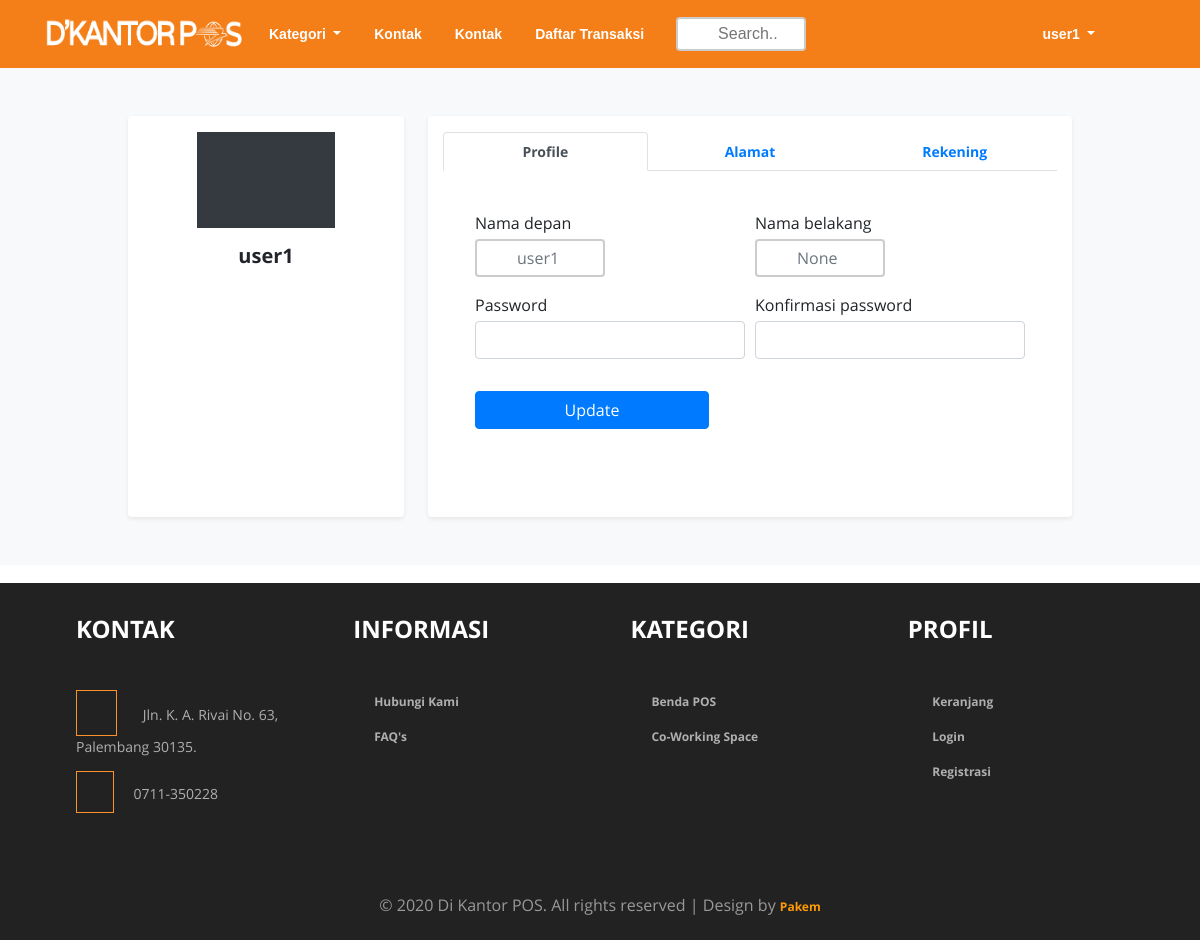
The page /profil/ (signed in) on the database its author committed.
### website/models.py (models this page shows)
class User(AbstractUser):
    id = models.UUIDField(primary_key=True, default=uuid.uuid4, editable=False)
    username = None
    email = CustomEmailField(_('email'), unique=True, max_length=64)
    first_name = models.CharField(_('nama depan'), max_length=64)
    last_name = models.CharField(_('nama belakang'), max_length=64, null=True, blank=True)
    hp = models.CharField(_('hp'), max_length=14)
    password = models.CharField(_('password'), max_length=64)
    created_at = models.DateTimeField(auto_now_add=True)
    keranjang = models.ForeignKey(
        Keranjang,
        default=None,
        on_delete=models.CASCADE,
        null=True
    )
    USERNAME_FIELD = 'email'
    REQUIRED_FIELDS = []
    objects = managers.UserManager()
    def __str__(self):
        if self.first_name == '':
            return self.email
        return self.first_name+' '+ (self.last_name if self.last_name else '')

### website/views.py (the view)
# urls.py: path('profil/', views.profil, name='profil'),
@login_required
def profil(request):
     return render(request, 'user/profil.html')

### website/context_processors.py (called while the page is built)
def kategori(request):
    return {'daftar_kategori': models.Kategori.objects.all()}

### website/templates/user/profil.html (shortened to what this page needs)
{% extends 'base.html' %}
{% load static %}
{% block content %}
<div class="container-fluid bg-light py-5">
	<div class="px-5">
		<div class="row">
			<div class="col-3 bg-white py-3 ml-auto shadow-sm rounded">
				<div class="row">
					<div class="col-6 bg-dark py-5 mx-auto"></div>
				</div>
				<h5 class="text-center mt-3 mb-2">{{ user }}</h5>
			</div>
			<div class="col-7 bg-white py-3 ml-4 mr-auto shadow-sm rounded">
					<ul class="nav nav-tabs  nav-justified">
						<li class="nav-item">
							<a class="nav-link active"  id="nav-profile-tab" data-toggle="tab" href="#nav-profile" role="tab"
							aria-controls="nav-profile" aria-selected="true">Profile</a>
						</li>
						<li class="nav-item">
							<a class="nav-link" id="nav-alamat-tab" data-toggle="tab" href="#nav-alamat" role="tab"
							aria-controls="nav-alamat" aria-selected="false">Alamat</a>
						</li>
						<li class="nav-item">
							<a class="nav-link" id="nav-rekening-tab" data-toggle="tab" href="#nav-rekening" role="tab"
							aria-controls="nav-rekening" aria-selected="false">Rekening</a>
						</li>
					</ul>
				<div class="tab-content py-3 px-2" id="nav-tabContent">
					<div class="tab-pane fade show active" id="nav-profile" role="tabpanel" aria-labelledby="nav-profile-tab">
						<div class="py-4 px-4">
							<form>
								<div class="form-row">
									<div class="form-group col">
											<label class="mb-1"> Nama depan </label>
											<input type="text" class="form-control" placeholder="{{ user.first_name }}">
									</div>
									<div class="form-group col">
											<label class="mb-1"> Nama belakang </label>
											<input type="text" class="form-control" placeholder="{{ user.last_name }}">
									</div>
								</div>
								<div class="form-row">
									<div class="form-group col">
											<label class="mb-1"> Password </label>
											<input type="password" class="form-control" placeholder="">
									</div>
									<div class="form-group col">
											<label class="mb-1"> Konfirmasi password </label>
											<input type="password" class="form-control" placeholder="">
									</div>
								</div>
								<div class="form-row">
									<div class="col-2 py-3 mb-3">
										<input class="btn btn-primary ml-auto" value="Update">
									</div>
								</div>
							</form>
						</div>
					</div>
				</div>
			</div>
		</div>
	</div>
</div>
{% endblock %}

### website/templates/base.html (shortened to what this page needs)
{% load static %}
<!DOCTYPE html>
<html>
<head>
    <link href="{% static 'website/bootstrap-4.5.2/css/bootstrap.css' %}" rel="stylesheet" type="text/css"
    media="all" />
    <link href="{% static 'website/css/bootstrap_extra.css' %}" rel="stylesheet" type="text/css" media="all" />
    <link href="{% static 'website/css/style.css' %}" rel="stylesheet" type="text/css" media="all" />
    <link href="{% static 'website/css/font-awesome.css' %}" rel="stylesheet">
    <link href="{% static 'website/css/FONT_raleway.css' %}" rel='stylesheet' type='text/css'>
    <link href="{% static 'website/css/FONT_open_sans.css' %}" rel='stylesheet' type='text/css'>
  </head>
<body>
<nav class="navbar navbar-expand-lg navigation-agileits navbar-dark">
    <div class="container">
        <a class="navbar-brand" href="{% url 'index' %}">
            <img src="{% static 'website/images/dkantorpos.png' %}" alt="" style="width: 200px; height: 40px;">
        </a>
        <div class="collapse navbar-collapse" id="main_nav">
            <ul class="navbar-nav">
                    <li class="nav-item dropdown">
                        <a class="nav-link dropdown-toggle text-white" href="#" id="navbarDropdown" role="button"
                        data-toggle="dropdown" aria-haspopup="true" aria-expanded="false">
                            Kategori
                        </a>
                    </li>
                    <li class="nav-item"><a class="nav-link text-white" href="{% url 'contact' %}">Kontak</a></li>
                    <li class="nav-item"><a class="nav-link text-white" href="{% url 'contact' %}">Kontak</a></li>
                    {% if user.is_authenticated %}
                        <li class="nav-item"><a class="nav-link text-white" href="{% url 'daftar_transaksi' %}"> Daftar Transaksi</a></li>
                    {% endif %}
            </ul>
            <form action="{% url 'search' %}" method="POST" class="form-inline ml-4 lg-form my-2 my-lg-0">
                    <input type="text" name="name" placeholder="Search.." class="form-control-sm">
            </form>
            <ul class="navbar-nav ml-auto align-items-center">
                    {% if user.is_authenticated %}
                    <li class="dropdown nav-item">
                        <a href="#" class="dropdown-toggle nav-link text-white" data-toggle="dropdown">
                            {{ user }}<b class="caret"></b>
                        </a>
                    </li>
                    {% else %}
                    <li class="nav-item"><a class="nav-link text-white" href="{% url 'register' %}">Registrasi</a></li>
                    <li class="ml-0 nav-item"><a class="nav-link text-white" href="{% url 'login' %}">Masuk</a></li>
                    {% endif %}
                    <li class="nav-item">
                        <a class="nav-link text-white" href="{% url 'keranjang' %}" style="font-size: 24px;">
                            <i class="fa fa-shopping-cart" aria-hidden="true"></i>
                        </a>
                    </li>
            </ul>
        </div>
    </div>
</nav>
<div id="content py-2">
    {% block content %}{% endblock %}
</div>
<div class="footer">
    <div class="container">
        <div class="row ml-3">
            <div class="col-sm-12 col-md-3 w3_footer_grid">
                <h3>Kontak</h3>
                <ul class="address">
                    <li>
                        <i class="fa fa-map-marker" style="font-size: 22px;" aria-hidden="true"></i>
                        Jln. K. A. Rivai No. 63, Palembang 30135.
                    </li>
                    <li><i class="fa fa-phone" style="font-size: 20px;" aria-hidden="true"></i>0711-350228</li>
                </ul>
            </div>
            <div class="col-sm-12 col-md-3 w3_footer_grid">
                <h3>Informasi</h3>
                <ul class="info">
                    <li><i class="fa fa-arrow-right" aria-hidden="true"></i><a href="{% url 'contact' %}">Hubungi
                    Kami</a></li>
                    <li><i class="fa fa-arrow-right" aria-hidden="true"></i><a href="#">FAQ's</a></li>
                </ul>
            </div>
            <div class="col-sm-12 col-md-3 w3_footer_grid">
                <h3>Kategori</h3>
                <ul class="info">
                    <li><i class="fa fa-arrow-right" aria-hidden="true"></i><a href="#">Benda POS</a></li>
                    <li><i class="fa fa-arrow-right" aria-hidden="true"></i><a href="#">Co-Working Space</a></li>
                </ul>
            </div>
            <div class="col-md-3 w3_footer_grid">
                <h3>Profil</h3>
                <ul class="info">
                    <li><i class="fa fa-arrow-right" aria-hidden="true"></i>
                        <a href="{% url 'checkout' %}">Keranjang</a>
                    </li>
                    <li><i class="fa fa-arrow-right" aria-hidden="true"></i>
                        <a href="{% url 'login' %}">Login</a>
                    </li>
                    <li><i class="fa fa-arrow-right" aria-hidden="true"></i>
                        <a href="{% url 'register' %}">Registrasi</a>
                    </li>
                </ul>
            </div>
        </div>
    </div>
    <div class="footer-copy">
        <div class="container">
            <p>© 2020 Di Kantor POS. All rights reserved | Design by <a href="#">Pakem</a></p>
        </div>
    </div>
</div>
<link href="{% static 'website/css/skdslider.css' %}" rel="stylesheet">
</body>
</html>

### website/static/website/css/style.css (style rules this page uses)
* { margin:0; padding:0; }
html, body { font-family: 'Open Sans', sans-serif; background:#ffffff; }
ul li,ol li { font-size:14px; }
h1,h2,h3,h4,h5,h6,a { font-weight:700; }
nav { font-family: 'Raleway', sans-serif; }
ul,label { margin:0; padding:0; }
input[type="submit"],#PPMiniCart .minicart-submit,input[type="reset"],.agileinfo_mail_grid_left ul li a,.events_bottom_left2 ul li a,.w3ls_service_grids1_right a,ul.agileits_social_icons li a,.w3l_banner_nav_right_banner_pet a,.w3ls_w3l_banner_nav_right_grid_head_grid ul li a,.products-breadcrumb ul li a,.w3_footer_grid ul li a,.wthree_footer_copy p a,.agile_top_brand_left_grid1 .button,.w3ls_logo_products_left1 ul.special_items li a,.w3ls_logo_products_left1 ul.phone_email li a { transition: .5s ease-in; -webkit-transition: .5s ease-in; -moz-transition: .5s ease-in; -o-transition: .5s ease-in; -ms-transition: .5s ease-in; }
i.fa.fa-phone { margin-right: 10px; font-size: 20px; }
.navbar { position: relative; min-height: 50px; margin-bottom: 10px; border: 1px solid transparent; }
.navbar-collapse { padding: 0; }
.navigation-agileits { background: #F47E17 ; }
.navbar-nav > li { float: left; margin-left: 17px; }
.navbar-nav > li:nth-child(1) { margin-left: 0px; }
.navbar-collapse { padding: 0; box-shadow: none; }
.navbar { margin-bottom: 0; border: none; }
.footer { padding: 5em 0 2em; background: #2b2a2a; }
.w3_footer_grid h3 { color: #ffffff; font-size: 1.5em; margin-bottom: 1.8em; text-transform: uppercase; }
.w3_footer_grid ul li { list-style-type: none; margin-bottom: 1em; color: #afafaf; font-size: 14px; }
.w3_footer_grid ul.address li i { color:#fe9126; border: 1px solid #fe9126; padding: .5em; margin-right: 1em; }
.w3_footer_grid ul li a { color: #afafaf; text-decoration: none; }
i.fa.fa-arrow-right { color: #fe9126; margin-right: 10px; }
.footer-copy p { margin:4em 0 0; text-align:center; color:#999; line-height:1.8em; }
.footer-copy p a { color:#ff9b05; text-decoration:none; }
body { background:url(assets/img/white_leather.png) repeat 0 0; }
h3 { font-size: 18px;line-height: 1.5em; }
.footer { background-color:#222; color:#eee; padding: 28px 8px 18px; margin-top: 18px; }
.footer a { color:#bbb; font-size:12px; }

### website/templates/base.html (style rules this page uses)
input[type=text] { width: 130px; box-sizing: border-box; border: 2px solid #ccc; border-radius: 4px; font-size: 16px; background-color: white; background-image: url('searchicon.png'); background-position: 10px 10px; background-repeat: no-repeat; padding: 8px 20px 8px 40px; -webkit-transition: width 0.3s ease-in-out; transition: width 0.3s ease-in-out; }

### rows shown on the page
User: first_name+last_name "user1", first_name "user1", last_name "None"
